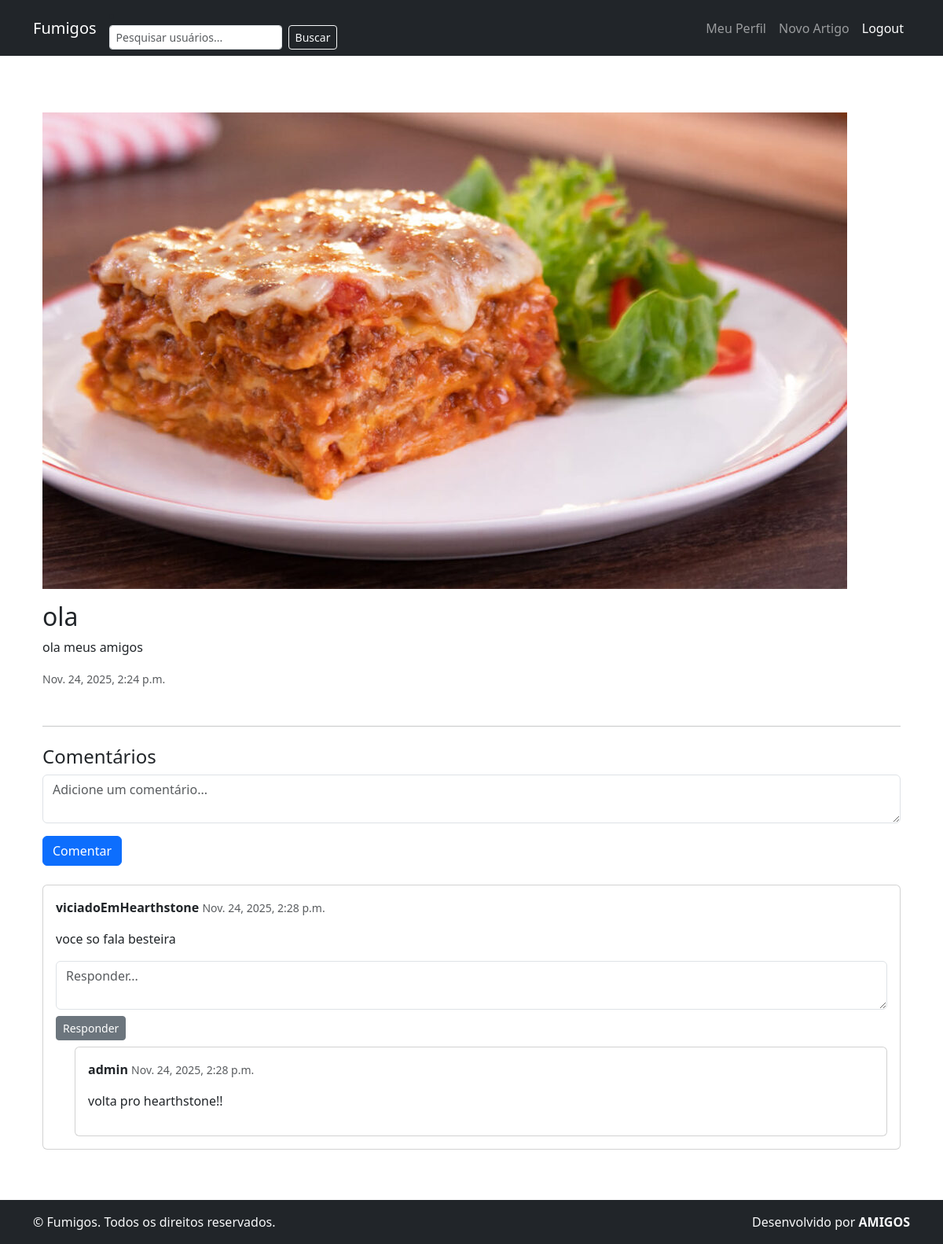
The page /articles/ola/ (signed in) on the database its author committed.
### articles/models.py (models this page shows, shortened)
class Article(models.Model):
    title = models.CharField(max_length=100)
    slug = models.SlugField(unique=True, blank=True)  # slug se refere a parte legivel da url
    body = models.TextField()
    date = models.DateTimeField(auto_now_add=True)
    thumb = models.ImageField(default='default.png', blank=True)
    author = models.ForeignKey(User, default=None, on_delete=models.CASCADE)

### comments/models.py (models this page shows, shortened)
class Comment(models.Model):
    author = models.ForeignKey(User, on_delete=models.CASCADE, related_name='comments')
    article = models.ForeignKey(Article, on_delete=models.CASCADE, related_name='comments')
    parent = models.ForeignKey('self', null=True, blank=True, on_delete=models.CASCADE, related_name='replies')
    content = models.TextField()
    created_at = models.DateTimeField(auto_now_add=True)
    updated_at = models.DateTimeField(auto_now=True)
    class Meta:
        ordering = ['created_at']

### articles/views.py (the view)
# urls.py: path('<slug:slug>/', views.article_detail, name="detail"), #URL individual de cada artigo
@never_cache
def article_detail(request, slug):
    if not request.user.is_authenticated:
        return redirect('accounts:login')
    article = get_object_or_404(Article, slug=slug)
    root_comments = article.comments.filter(parent__isnull=True).order_by('-created_at')
    return render(request, 'articles/article_detail.html', {
        'article': article,
        'root_comments': root_comments
    })

### articles/templates/articles/article_detail.html (shortened to what this page needs)
{% extends 'base_layout.html' %}
{% load static %}
{% block content %}
<div class="article-detail container mt-4">
    <div class="article mb-5">
        {% if article.thumb %}
        <img src="{{ article.thumb.url }}" class="img-fluid mb-3">
        {% endif %}
        <h2>{{ article.title }}</h2>
        <p>{{ article.body }}</p>
        <small class="text-muted">{{ article.date }}</small>
    </div>
    <hr>
    <div class="comments-section mt-4">
        <h4>Comentários</h4>
        {% if user.is_authenticated %}
        <form action="{% url 'comments:add_comment' article.id %}" method="POST" class="mb-4">
            <div class="mb-3">
                <textarea name="content" class="form-control" placeholder="Adicione um comentário..." required></textarea>
            </div>
            <button type="submit" class="btn btn-primary">Comentar</button>
        </form>
        {% else %}
        <p><a href="{% url 'accounts:login' %}">Faça login</a> para comentar.</p>
        {% endif %}
        {% for comment in root_comments %}
        <div class="card mb-3">
            <div class="card-body">
                <p><strong>{{ comment.author.username }}</strong> <small class="text-muted">{{ comment.created_at }}</small></p>
                <p>{{ comment.content }}</p>
                {% if user.is_authenticated %}
                <form action="{% url 'comments:add_comment' article.id %}" method="POST" class="mt-2">
                    <div class="mb-2">
                        <textarea name="content" class="form-control" placeholder="Responder..." required></textarea>
                    </div>
                    <button type="submit" class="btn btn-sm btn-secondary">Responder</button>
                </form>
                {% endif %}
                {% for reply in comment.replies.all %}
                <div class="card mt-2 ms-4">
                    <div class="card-body">
                        <p><strong>{{ reply.author.username }}</strong> <small class="text-muted">{{ reply.created_at }}</small></p>
                        <p>{{ reply.content }}</p>
                    </div>
                </div>
                {% endfor %}
            </div>
        </div>
        {% empty %}
        <p>Nenhum comentário ainda.</p>
        {% endfor %}
    </div>
</div>
{% endblock %}

### templates/base_layout.html (shortened to what this page needs)
<!DOCTYPE html>
<html lang="pt-br">
<head>
    <link
      href="https://cdn.jsdelivr.net/npm/bootstrap@5.3.3/dist/css/bootstrap.min.css"
      rel="stylesheet">
</head>
<body>
    {% if user.is_authenticated %}
    <nav class="navbar navbar-expand-lg navbar-dark bg-dark">
        <div class="container">
            <a class="navbar-brand" href="/">Fumigos</a>
            <div class="collapse navbar-collapse" id="navbarNav">
                <li class="nav-item me-2">
                    <form class="d-flex" method="get" action="{% url 'accounts:search' %}">
                        <input
                        name="q"
                        class="form-control form-control-sm"
                        type="search"
                        placeholder="Pesquisar usuários..."
                        aria-label="Pesquisar"
                        value="{{ request.GET.q|default:'' }}"
                        style="min-width:220px;"
                        >
                        <button class="btn btn-sm btn-outline-light ms-2" type="submit">Buscar</button>
                    </form>
                    </li>
                <ul class="navbar-nav ms-auto">
                    <li class="nav-item">
                        <a class="nav-link" href="/accounts/profile/{{ user.username }}/">
                            Meu Perfil
                        </a>
                    </li>
                    <li class="nav-item">
                        <a class="nav-link" href="/articles/create/">Novo Artigo</a>
                    </li>
                    <li class="nav-item">
                        <form method="POST" action="{% url 'accounts:logout' %}">
                            <button class="btn btn-link nav-link" style="color: white;">
                                Logout
                            </button>
                        </form>
                    </li>
                </ul>
            </div>
        </div>
    </nav>
    {% endif %}
    <main class="container py-5">
        {% block content %}
        {% endblock %}
    </main>
    <footer class="bg-dark text-light py-3 mt-auto">
        <div class="container d-flex justify-content-between">
            <span>&copy; {{ now|date:"Y" }} Fumigos. Todos os direitos reservados.</span>
            <span>Desenvolvido por <strong>AMIGOS</strong></span>
        </div>
        </footer>
    <body class="d-flex flex-column" style="min-height: 100vh;">
</body>
</html>

### rows shown on the page
Article: thumb (picture), title "ola", body "ola meus amigos", date "Nov. 24, 2025, 2:24 p.m."
Comment: author.username "viciadoEmHearthstone", created_at "Nov. 24, 2025, 2:28 p.m.", content "voce so fala besteira"
Comment: author.username "admin", created_at "Nov. 24, 2025, 2:28 p.m.", content "volta pro hearthstone!!"
